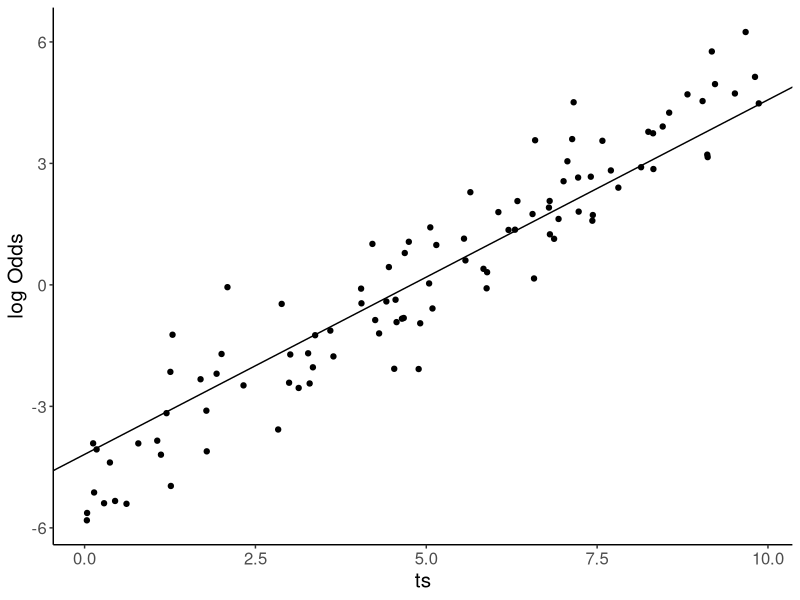
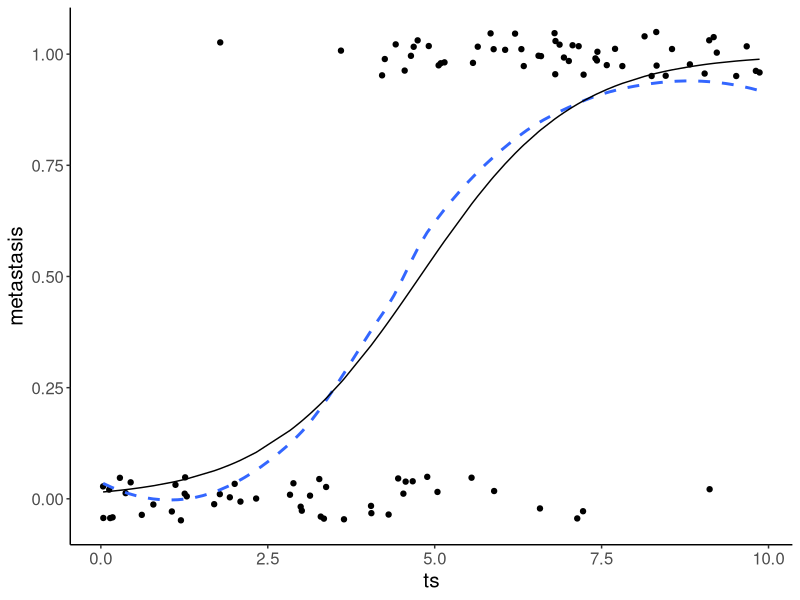

The R source for these figures, in order:
## ---- chunk 1
knitr::opts_chunk$set(echo = FALSE)
library(tidyverse)
library(broom)
theme_set(theme_classic() +
          theme(axis.line.x = element_line(color = 'black'),
                axis.line.y = element_line(color = 'black'),
                text = element_text(size = 15)))
## ---- chunk 2
set.seed(934875)
n <- 100
dat <- data_frame(ts = runif(100, 0, 10), # tumor size
                  lodds = rnorm(n, (ts - 5)), # log odds of metastisis
                  odds = exp(lodds),
                  p = odds / (1 + odds),
                  metastasis = rbinom(n, 1, p))

model <- glm(metastasis ~ ts, data = dat, family = binomial)

lodds.g <- ggplot(dat, aes(ts, lodds)) +
           geom_point() +
           ylab("log Odds") +
           geom_abline(intercept = model[[1]][1], slope = model[[1]][2])

set.seed(29384)
p.g <- ggplot(dat, aes(ts, metastasis)) +
       geom_jitter(width = 0, height = .05) +
       geom_smooth(method = 'loess', se = FALSE, linetype = 2) +
       geom_line(data = arrange(augment(model), .fitted), 
                 aes(ts, exp(.fitted) / (1+exp(.fitted))))
## ---- chunk 3
lodds.g
## ---- chunk 4
p.g
